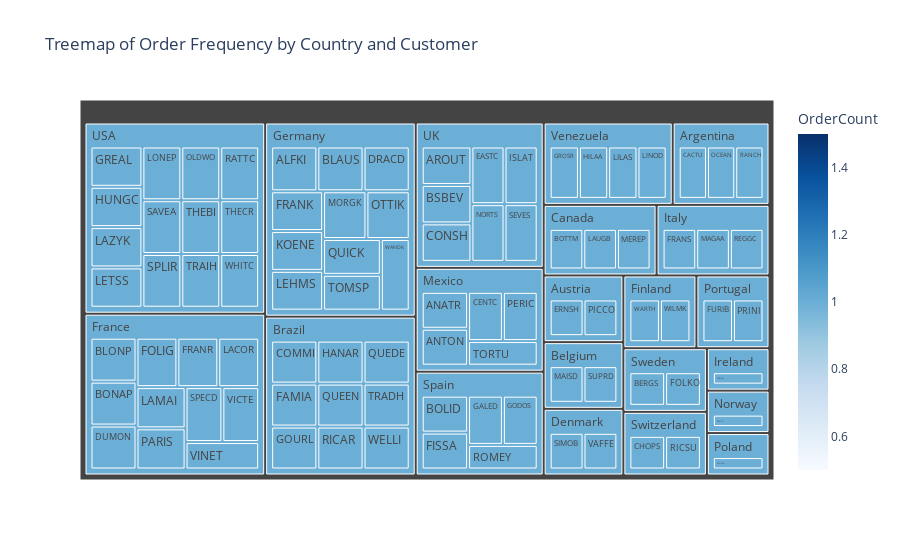

Here is the notebook cell this chart was saved with:
### Code cell
#6.How does order frequency vary across different customer segments? Can we visualize this using bar charts or treemaps?
import pandas as pd
import matplotlib.pyplot as plt
import seaborn as sns
import plotly.express as px

# Load data (assume CSV for example)
df = pd.read_csv("Sales analytics.csv")

# Drop rows with missing CustomerID or OrderID
df = df.dropna(subset=['CustomerID', 'OrderID'])

# Convert OrderID to string if necessary (if multiple orders have same ID per row)
df['OrderID'] = df['OrderID'].astype(str)

# Get unique orders per customer
order_counts = df[['CustomerID', 'Country', 'OrderID']].drop_duplicates()
order_freq_by_country = order_counts.groupby(['Country', 'CustomerID']).size().reset_index(name='OrderCount')
country_avg = order_freq_by_country.groupby('Country')['OrderCount'].mean().reset_index()

# Bar Chart: Avg Orders per Customer by Country
import warnings
warnings.simplefilter(action='ignore', category=FutureWarning)


plt.figure(figsize=(12,6))
sns.barplot(data=country_avg.sort_values('OrderCount', ascending=False),
            x='Country', y='OrderCount', palette='viridis')
plt.title("Average Order Frequency per Customer by Country")
plt.xticks(rotation=45)
plt.ylabel("Average Number of Orders")
plt.xlabel("Country")
plt.tight_layout()
plt.show()
# Treemap: Total Orders by Country and Customer

fig = px.treemap(order_freq_by_country,
                 path=['Country', 'CustomerID'],
                 values='OrderCount',
                 color='OrderCount',
                 color_continuous_scale='Blues',
                 title='Treemap of Order Frequency by Country and Customer')
fig.show()

### Figure 1 — Plotly figure (JSON) as saved in the notebook; plotly's stock layout.template omitted (floating-point values rounded to 4 significant figures)
{"data": [{"branchvalues": "total", "customdata": [[1], [1], [1], [1], [1], [1], [1], [1], [1], [1], [1], [1], [1], [1], [1], [1], [1], [1], [1], [1], [1], [1], [1], [1], [1], [1], [1], [1], [1], [1], [1], [1], [1], [1], [1], [1], [1], [1], [1], [1], [1], [1], [1], [1], [1], [1], [1], [1], [1], [1], [1], [1], [1], [1], [1], [1], [1], [1], [1], [1], [1], [1], [1], [1], [1], [1], [1], [1], [1], [1], [1], [1], [1], [1], [1], [1], [1], [1], [1], [1], [1], [1], [1], [1], [1], [1], [1], [1], [1], [1], [1], [1], [1], [1], [1], [1], [1], [1], [1], [1], [1], [1], [1], [1], [1], [1], [1], [1], [1], [1], [1], [1]], "domain": {"x": [0, 1], "y": [0, 1]}, "hovertemplate": "labels=%{label}<br>OrderCount_sum=%{value}<br>parent=%{parent}<br>id=%{id}<br>OrderCount=%{color}<extra></extra>", "ids": ["Germany/ALFKI", "Mexico/ANATR", "Mexico/ANTON", "UK/AROUT", "Sweden/BERGS", "Germany/BLAUS", "France/BLONP", "Spain/BOLID", "France/BONAP", "Canada/BOTTM", "UK/BSBEV", "Argentina/CACTU", "Mexico/CENTC", "Switzerland/CHOPS", "Brazil/COMMI", "UK/CONSH", "Germany/DRACD", "France/DUMON", "UK/EASTC", "Austria/ERNSH", "Brazil/FAMIA", "Spain/FISSA", "France/FOLIG", "Sweden/FOLKO", "Germany/FRANK", "France/FRANR", "Italy/FRANS", "Portugal/FURIB", "Spain/GALED", "Spain/GODOS", "Brazil/GOURL", "USA/GREAL", "Venezuela/GROSR", "Brazil/HANAR", "Venezuela/HILAA", "USA/HUNGC", "Ireland/HUNGO", "UK/ISLAT", "Germany/KOENE", "France/LACOR", "France/LAMAI", "Canada/LAUGB", "USA/LAZYK", "Germany/LEHMS", "USA/LETSS", "Venezuela/LILAS", "Venezuela/LINOD", "USA/LONEP", "Italy/MAGAA", "Belgium/MAISD", "Canada/MEREP", "Germany/MORGK", "UK/NORTS", "Argentina/OCEAN", "USA/OLDWO", "Germany/OTTIK", "France/PARIS", "Mexico/PERIC", "Austria/PICCO", "Portugal/PRINI", "Brazil/QUEDE", "Brazil/QUEEN", "Germany/QUICK", "Argentina/RANCH", "USA/RATTC", "Italy/REGGC", "Brazil/RICAR", "Switzerland/RICSU", "Spain/ROMEY", "Norway/SANTG", "USA/SAVEA", "UK/SEVES", "Denmark/SIMOB", "France/SPECD", "USA/SPLIR", "Belgium/SUPRD", "USA/THEBI", "USA/THECR", "Germany/TOMSP", "Mexico/TORTU", "Brazil/TRADH", "USA/TRAIH", "Denmark/VAFFE", "France/VICTE", "France/VINET", "Germany/WANDK", "Finland/WARTH", "Brazil/WELLI", "USA/WHITC", "Finland/WILMK", "Poland/WOLZA", "Argentina", "Austria", "Belgium", "Brazil", "Canada", "Denmark", "Finland", "France", "Germany", "Ireland", "Italy", "Mexico", "Norway", "Poland", "Portugal", "Spain", "Sweden", "Switzerland", "UK", "USA", "Venezuela"], "labels": ["ALFKI", "ANATR", "ANTON", "AROUT", "BERGS", "BLAUS", "BLONP", "BOLID", "BONAP", "BOTTM", "BSBEV", "CACTU", "CENTC", "CHOPS", "COMMI", "CONSH", "DRACD", "DUMON", "EASTC", "ERNSH", "FAMIA", "FISSA", "FOLIG", "FOLKO", "FRANK", "FRANR", "FRANS", "FURIB", "GALED", "GODOS", "GOURL", "GREAL", "GROSR", "HANAR", "HILAA", "HUNGC", "HUNGO", "ISLAT", "KOENE", "LACOR", "LAMAI", "LAUGB", "LAZYK", "LEHMS", "LETSS", "LILAS", "LINOD", "LONEP", "MAGAA", "MAISD", "MEREP", "MORGK", "NORTS", "OCEAN", "OLDWO", "OTTIK", "PARIS", "PERIC", "PICCO", "PRINI", "QUEDE", "QUEEN", "QUICK", "RANCH", "RATTC", "REGGC", "RICAR", "RICSU", "ROMEY", "SANTG", "SAVEA", "SEVES", "SIMOB", "SPECD", "SPLIR", "SUPRD", "THEBI", "THECR", "TOMSP", "TORTU", "TRADH", "TRAIH", "VAFFE", "VICTE", "VINET", "WANDK", "WARTH", "WELLI", "WHITC", "WILMK", "WOLZA", "Argentina", "Austria", "Belgium", "Brazil", "Canada", "Denmark", "Finland", "France", "Germany", "Ireland", "Italy", "Mexico", "Norway", "Poland", "Portugal", "Spain", "Sweden", "Switzerland", "UK", "USA", "Venezuela"], "marker": {"coloraxis": "coloraxis", "colors": [1, 1, 1, 1, 1, 1, 1, 1, 1, 1, 1, 1, 1, 1, 1, 1, 1, 1, 1, 1, 1, 1, 1, 1, 1, 1, 1, 1, 1, 1, 1, 1, 1, 1, 1, 1, 1, 1, 1, 1, 1, 1, 1, 1, 1, 1, 1, 1, 1, 1, 1, 1, 1, 1, 1, 1, 1, 1, 1, 1, 1, 1, 1, 1, 1, 1, 1, 1, 1, 1, 1, 1, 1, 1, 1, 1, 1, 1, 1, 1, 1, 1, 1, 1, 1, 1, 1, 1, 1, 1, 1, 1, 1, 1, 1, 1, 1, 1, 1, 1, 1, 1, 1, 1, 1, 1, 1, 1, 1, 1, 1, 1]}, "name": "", "parents": ["Germany", "Mexico", "Mexico", "UK", "Sweden", "Germany", "France", "Spain", "France", "Canada", "UK", "Argentina", "Mexico", "Switzerland", "Brazil", "UK", "Germany", "France", "UK", "Austria", "Brazil", "Spain", "France", "Sweden", "Germany", "France", "Italy", "Portugal", "Spain", "Spain", "Brazil", "USA", "Venezuela", "Brazil", "Venezuela", "USA", "Ireland", "UK", "Germany", "France", "France", "Canada", "USA", "Germany", "USA", "Venezuela", "Venezuela", "USA", "Italy", "Belgium", "Canada", "Germany", "UK", "Argentina", "USA", "Germany", "France", "Mexico", "Austria", "Portugal", "Brazil", "Brazil", "Germany", "Argentina", "USA", "Italy", "Brazil", "Switzerland", "Spain", "Norway", "USA", "UK", "Denmark", "France", "USA", "Belgium", "USA", "USA", "Germany", "Mexico", "Brazil", "USA", "Denmark", "France", "France", "Germany", "Finland", "Brazil", "USA", "Finland", "Poland", "", "", "", "", "", "", "", "", "", "", "", "", "", "", "", "", "", "", "", "", ""], "type": "treemap", "values": [1, 1, 1, 1, 1, 1, 1, 1, 1, 1, 1, 1, 1, 1, 1, 1, 1, 1, 1, 1, 1, 1, 1, 1, 1, 1, 1, 1, 1, 1, 1, 1, 1, 1, 1, 1, 1, 1, 1, 1, 1, 1, 1, 1, 1, 1, 1, 1, 1, 1, 1, 1, 1, 1, 1, 1, 1, 1, 1, 1, 1, 1, 1, 1, 1, 1, 1, 1, 1, 1, 1, 1, 1, 1, 1, 1, 1, 1, 1, 1, 1, 1, 1, 1, 1, 1, 1, 1, 1, 1, 1, 3, 2, 2, 9, 3, 2, 2, 11, 11, 1, 3, 5, 1, 1, 2, 5, 2, 2, 7, 13, 4]}], "layout": {"autosize": true, "coloraxis": {"colorbar": {"title": {"text": "OrderCount"}}, "colorscale": [[0, "rgb(247,251,255)"], [0.125, "rgb(222,235,247)"], [0.25, "rgb(198,219,239)"], [0.375, "rgb(158,202,225)"], [0.5, "rgb(107,174,214)"], [0.625, "rgb(66,146,198)"], [0.75, "rgb(33,113,181)"], [0.875, "rgb(8,81,156)"], [1, "rgb(8,48,107)"]]}, "legend": {"tracegroupgap": 0}, "title": {"text": "Treemap of Order Frequency by Country and Customer"}}}
